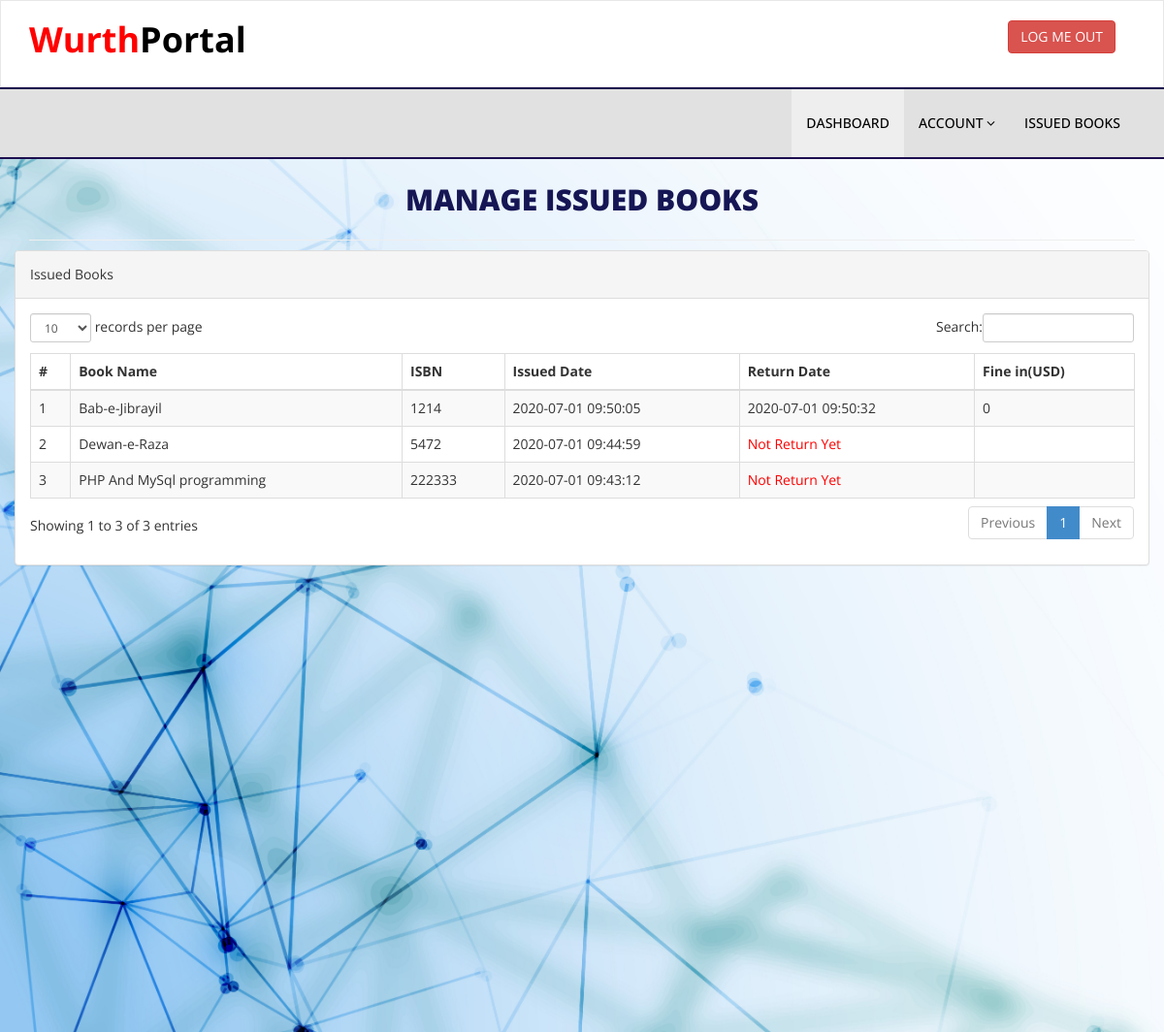
Page /issued-books.php (signed in) on the committed database.
### tables this page shows
CREATE TABLE `tblissuedbookdetails` (
  `id` int(11) NOT NULL,
  `BookId` int(11) DEFAULT NULL,
  `StudentID` varchar(150) DEFAULT NULL,
  `IssuesDate` timestamp NULL DEFAULT current_timestamp(),
  `ReturnDate` timestamp NULL DEFAULT NULL ON UPDATE current_timestamp(),
  `RetrunStatus` int(1) NOT NULL,
  `fine` int(11) DEFAULT NULL
);

CREATE TABLE `tblbooks` (
  `id` int(11) NOT NULL,
  `BookName` varchar(255) DEFAULT NULL,
  `CatId` int(11) DEFAULT NULL,
  `AuthorId` int(11) DEFAULT NULL,
  `ISBNNumber` int(11) DEFAULT NULL,
  `BookPrice` int(11) DEFAULT NULL,
  `RegDate` timestamp NULL DEFAULT current_timestamp(),
  `UpdationDate` timestamp NULL DEFAULT NULL ON UPDATE current_timestamp()
);

### issued-books.php (the view, shortened to what this page needs)
<?php
include('includes/config.php');
if(strlen($_SESSION['login'])==0)
    {
header('location:index.php');
}
else{
    ?>
<!DOCTYPE html>
<html xmlns="http://www.w3.org/1999/xhtml">
<head>
    <link href="assets/css/bootstrap.css" rel="stylesheet" />
    <link href="assets/css/font-awesome.css" rel="stylesheet" />
    <link href="assets/js/dataTables/dataTables.bootstrap.css" rel="stylesheet" />
    <link href="assets/css/style.css" rel="stylesheet" />
</head>
<body>
<?php include('includes/header.php');?>
    <div class="content-wrapper">
         <div class="container">
        <div class="row pad-botm">
            <div class="col-md-12">
                <h4 class="header-line">Manage Issued Books</h4>
    </div>
            <div class="row">
                <div class="col-md-12">
                    <div class="panel panel-default">
                        <div class="panel-heading">
                          Issued Books
                        </div>
                        <div class="panel-body">
                            <div class="table-responsive">
                                <table class="table table-striped table-bordered table-hover" id="dataTables-example">
                                    <thead>
                                        <tr>
                                            <th>#</th>
                                            <th>Book Name</th>
                                            <th>ISBN </th>
                                            <th>Issued Date</th>
                                            <th>Return Date</th>
                                            <th>Fine in(USD)</th>
                                        </tr>
                                    </thead>
                                    <tbody>
<?php
$sid=$_SESSION['stdid'];
$sql="SELECT tblbooks.BookName,tblbooks.ISBNNumber,tblissuedbookdetails.IssuesDate,tblissuedbookdetails.ReturnDate,tblissuedbookdetails.id as rid,tblissuedbookdetails.fine from  tblissuedbookdetails join tblstudents on tblstudents.StudentId=tblissuedbookdetails.StudentId join tblbooks on tblbooks.id=tblissuedbookdetails.BookId where tblstudents.StudentId=:sid order by tblissuedbookdetails.id desc";
$query = $dbh -> prepare($sql);
$query-> bindParam(':sid', $sid, PDO::PARAM_STR);
$query->execute();
$results=$query->fetchAll(PDO::FETCH_OBJ);
$cnt=1;
if($query->rowCount() > 0)
{
foreach($results as $result)
{               ?>
                                        <tr class="odd gradeX">
                                            <td class="center"><?php echo htmlentities($cnt);?></td>
                                            <td class="center"><?php echo htmlentities($result->BookName);?></td>
                                            <td class="center"><?php echo htmlentities($result->ISBNNumber);?></td>
                                            <td class="center"><?php echo htmlentities($result->IssuesDate);?></td>
                                            <td class="center"><?php if($result->ReturnDate=="")
                                            {?>
                                            <span style="color:red">
                                             <?php   echo htmlentities("Not Return Yet"); ?>
                                                </span>
                                            <?php } else {
                                            echo htmlentities($result->ReturnDate);
                                        }
                                            ?></td>
                                              <td class="center"><?php echo htmlentities($result->fine);?></td>
                                        </tr>
 <?php $cnt=$cnt+1;}} ?>
                                    </tbody>
                                </table>
                            </div>
                        </div>
                    </div>
                </div>
            </div>
    </div>
    </div>
    </div>
</body>
</html>
<?php } ?>

### assets/css/style.css (style rules this page uses)
.content-wrapper { padding-top: 15px; min-height:900px; padding-bottom:90px; background-image: url(../img/bgimage.jpg); background-repeat: no-repeat; background-size: cover; }
.header-line { font-weight:900; text-align: center; font-size:30px ; color: rgb(22, 22, 85); padding-bottom:25px; border-bottom:1px solid #eeeeee; text-transform:uppercase; }
.pad-botm { padding-bottom:30px; }

### rows in the picture
tblissuedbookdetails: BookId.BookName "Bab-e-Jibrayil", BookId.ISBNNumber "1214", IssuesDate "2020-07-01 09:50:05", ReturnDate "2020-07-01 09:50:32", fine "0"
tblissuedbookdetails: BookId.BookName "Dewan-e-Raza", BookId.ISBNNumber "5472", IssuesDate "2020-07-01 09:44:59"
tblissuedbookdetails: BookId.BookName "PHP And MySql programming", BookId.ISBNNumber "222333", IssuesDate "2020-07-01 09:43:12"
